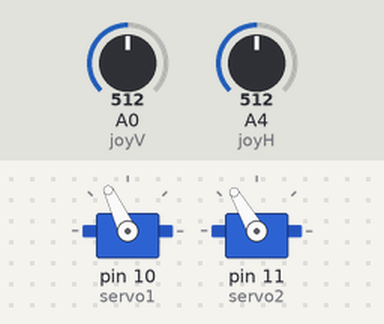
Bench run of a sketch on a simulated Arduino Uno, built with avr-gcc and run on an emulated ATmega328P. On the bench: 2 × servo. The test bench sets the inputs (shaded band); at power-on: A0 (joyV) = 512, A4 (joyH) = 512.

Above: at 1.2 s.
1.3 s: A0 (joyV) set to 716
At 1.7 s:
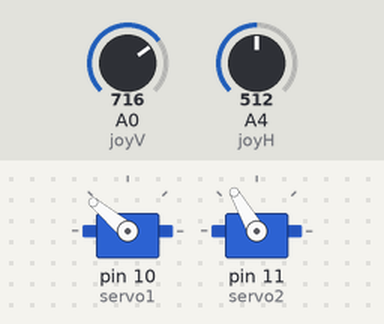
2.8 s: A4 (joyH) set to 716
At 4.0 s:
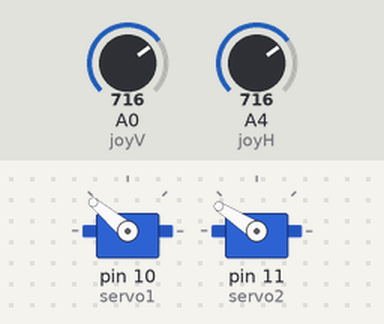
4.3 s: A0 (joyV) set to 900
At 4.7 s:
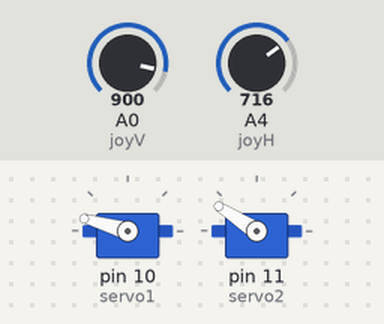
5.8 s: A4 (joyH) set to 900
At 7.0 s:
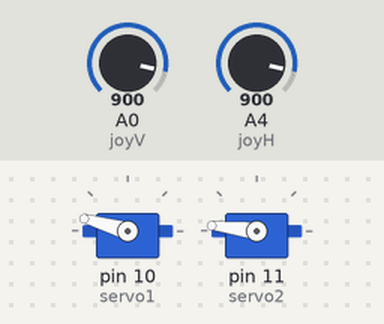
7.3 s: A0 (joyV) set to 1023
At 8.2 s:
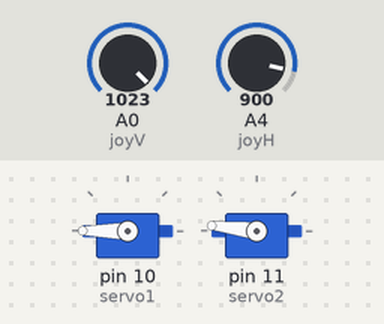
8.8 s: A4 (joyH) set to 1023
At 9.3 s:
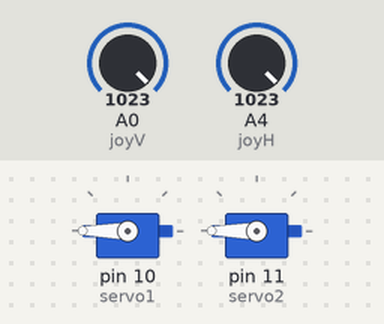
Timing chart, 0 to 11.3 s (numbered marks = the images above; inputs shaded):
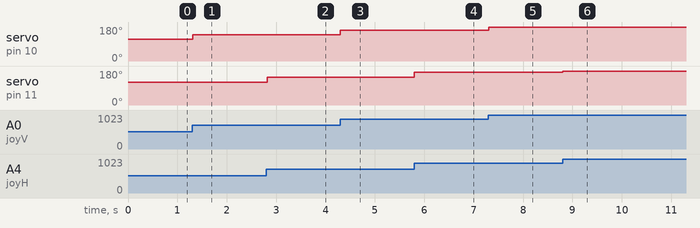

The sketch:

project9.ino
```cpp
/*
========================================
 PROYEK ROBOTIK KEREN DENGAN ARDUINO
 OLEH  FIRMANSYAH SAFTARI - 2015
 PROJECT-9 : ANIMATRONIC EYES
 ========================================
*/

#include <Servo.h>

const int servo1 = 10;
const int servo2 = 11;
const int joyH = 4;
const int joyV = 0;
int servoVal1;
int servoVal2;
Servo myservo1;
Servo myservo2;

void setup() {
  myservo1.attach(servo1);
  myservo2.attach(servo2);
}

void loop() {
  servoVal1 = analogRead(joyH);
  servoVal1 = map(servoVal1, 0, 1023, 30, 170);
  servoVal1 = servoVal1+20;
  myservo2.write(servoVal1);
  servoVal2 = analogRead(joyV);
  servoVal2 = map(servoVal2, 0, 1023, 30, 160);
  servoVal2 = servoVal2+20;
  myservo1.write(servoVal2);
  delay(15);
}
```

Measured:
- after the input at 1.3 s, servo on pin 10 (servo1): 115° → 140° at once
- after the input at 2.8 s, servo on pin 11 (servo2): 120° → 147° at once
- after the input at 4.3 s, servo on pin 10 (servo1): 140° → 164° at once
- after the input at 5.8 s, servo on pin 11 (servo2): 147° → 173° at once
- after the input at 7.3 s, servo on pin 10 (servo1): 164° → 180° at once
- after the input at 8.8 s, servo on pin 11 (servo2): 173° → 180° at once
